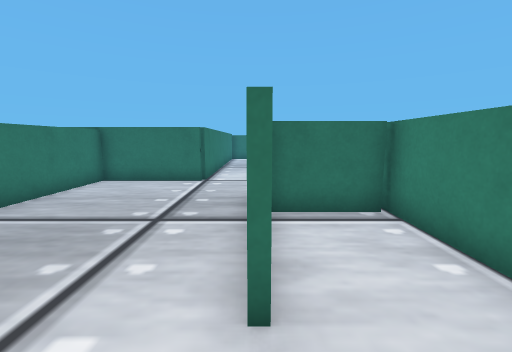
view 1 (above)

23 first-person views from a walk through a robot-simulator world made for Webots. The camera is 0.08 m above the floor, tilts 8° down and sees 90° across. The floor is counted in squares, 0.05 m on a side. Each view is taken from the middle of a square. On the plan, view 1 faces up. The plan holds only what a view shows up to about 14 squares ahead; the rest is blank. The place goes on beyond the plan. The robots in the file are not drawn. Simple shapes and patterns stand in for the simulator's stock objects.

view 2
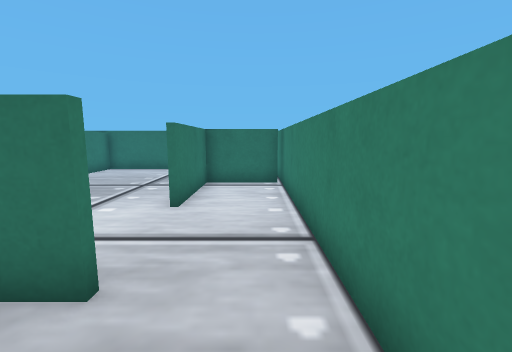

view 3
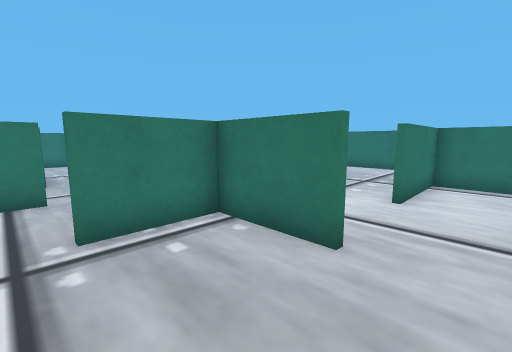

view 4
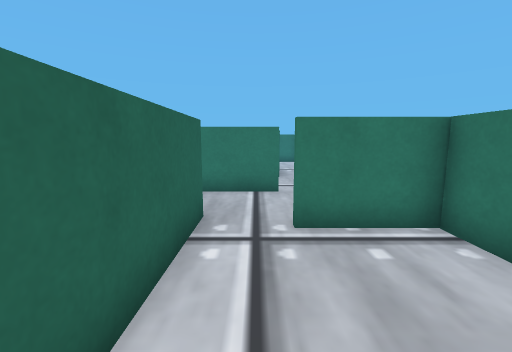

view 5
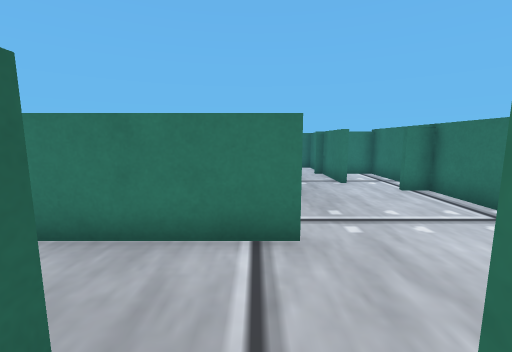

view 6
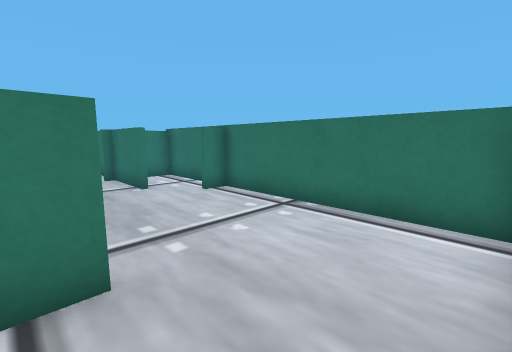

view 7
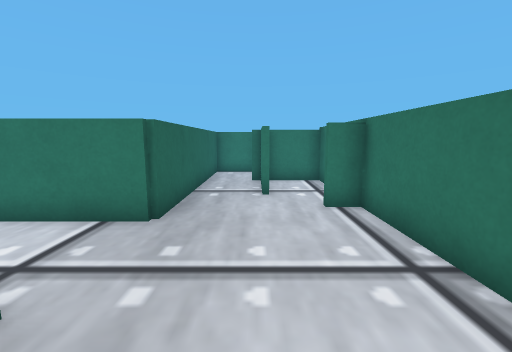

view 8
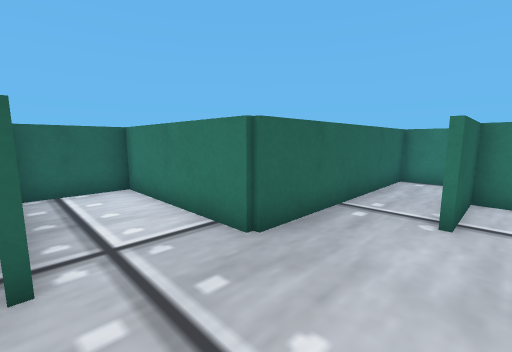

view 9
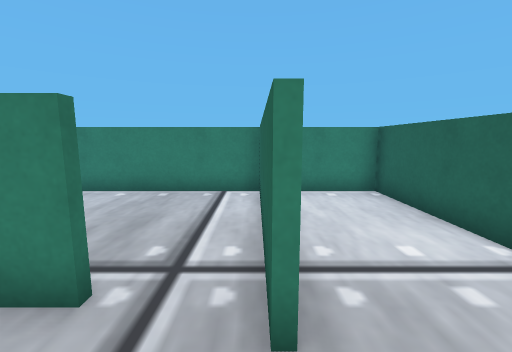

view 10
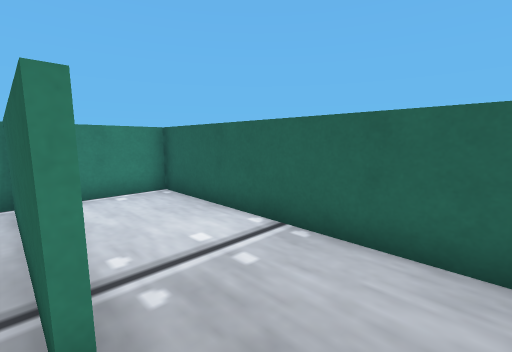

view 11
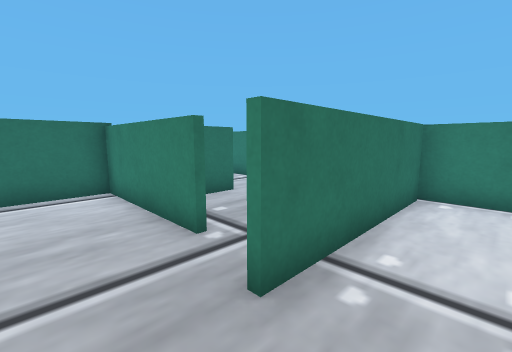

view 12
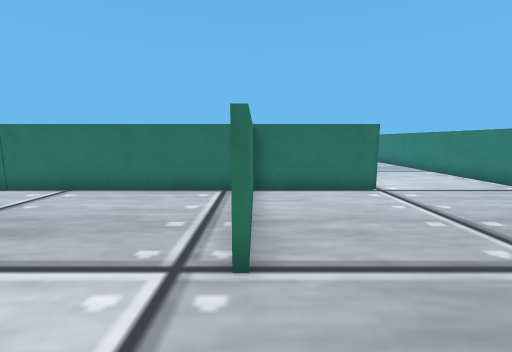

view 13
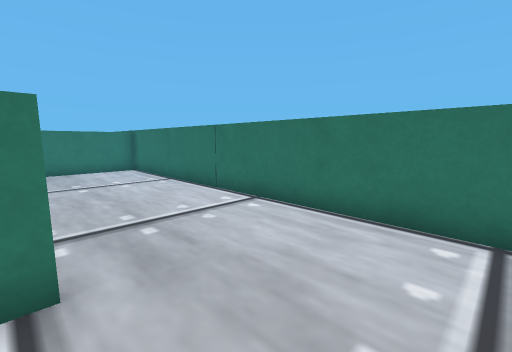

view 14
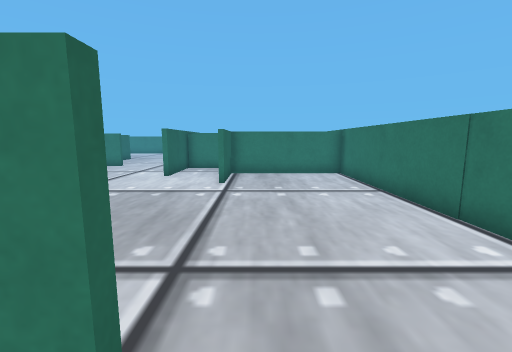

view 15
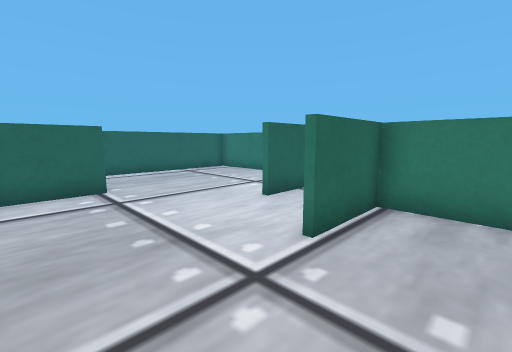

view 16
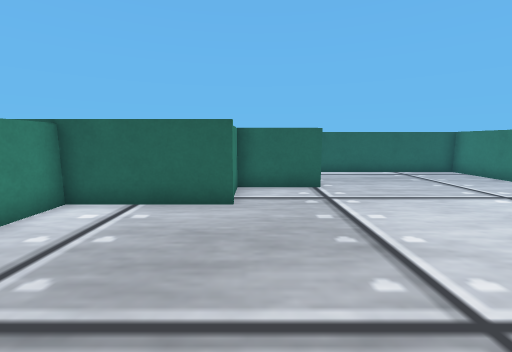

view 17
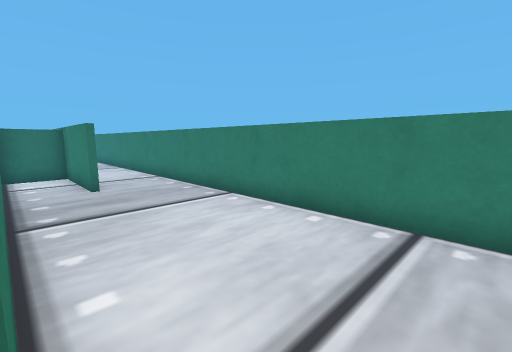

view 18
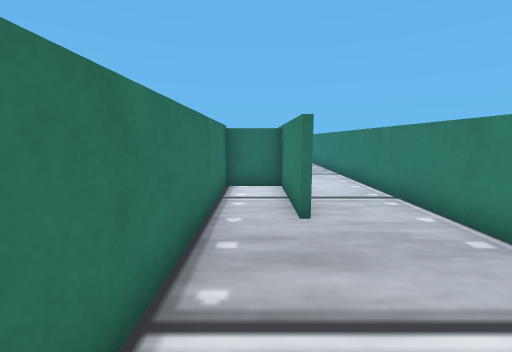

view 19
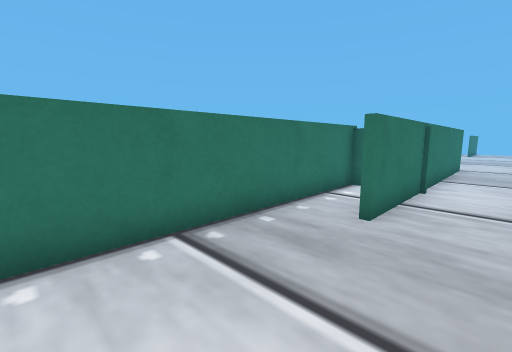

view 20
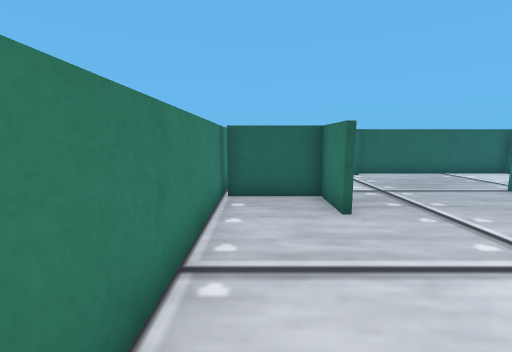

view 21
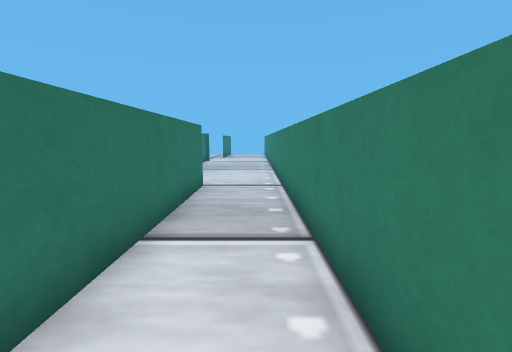

view 22
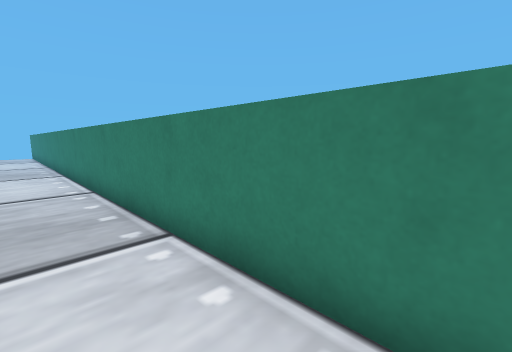

view 23
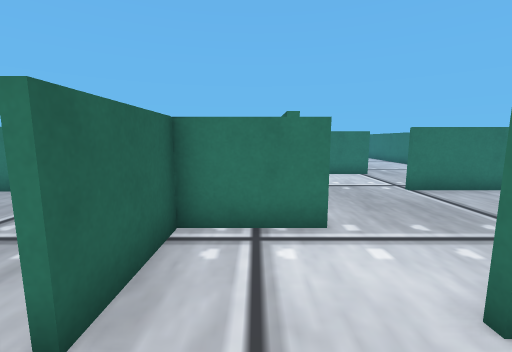

### Floor plan
Points are (right, up) in squares from view 1. A wall is a line through its corners. A room is listed if a view was taken in it or the views show most of it. See-through windows are left out.
Room 1 (views 1, 23)
walls: (-0.6, -1.4) (0.4, -1.4); (3, -2.6) (3, 6.1); (2.9, 5.6) (0.1, 5.6) (0.1, 2)
ways out: opening at (1.5, -1.5) to room 2; opening at (0, 1) to room 5
Room 2 (views 2, 3, 4, 5, 6)
walls: (0.4, -1.6) (-2.5, -1.6); (-2.5, -1.5) (-2.5, -4.4); (3, -6.1) (3, -2.6); (-3.2, -6.1) (2.8, -6.1)
ways out: opening at (1.5, -1.5) to room 1; opening at (-3, -5) to room 10
Room 3 (views 7, 8)
walls: (-5.4, 0.5) (-10.6, 0.5); (-10, 0.6) (-10, -0.4); (-2.7, -2.4) (-2.7, -1.5); (-2.7, -4.4) (-2.7, -3.4)
ways out: opening at (-6.6, -2.3) to room 6; opening at (-10, -1) to room 7
Room 4 (views 9, 10, 11)
walls: (-5.1, -9.8) (3, -9.8) (3, -6.1); (-5.9, -5.4) (-5.9, -8.5); (2.9, -6.3) (-3.2, -6.3)
ways out: opening at (-4.5, -6) to room 10
Room 5 (views 12, 13, 14, 15, 16, 17, 18, 19, 20, 21, 22)
walls: (-6.1, 10.2) (-6.1, 4.9); (-10, 5.4) (-10, 3.4); (-0.1, 18) (-0.1, 21.9) (-2.1, 21.9); (-2, 22.2) (-2, 10.1) (-21.3, 10.1) (-21.3, 4.8) (-18.5, 4.8); (0.1, 7.6) (0.1, 5.8) (2.9, 5.8); (-10.2, 0.8) (-10.2, 2.5); (-2.5, 1.4) (-2.5, -1.5); (3, 6.1) (3, 30.5); (-21.5, 2.1) (-20.4, 2.1); (-2.5, -1.4) (-0.6, -1.4); (0.1, 30) (0.1, 18); (-17.2, -1.6) (-14.4, -1.6) (-14.4, 0.8) (-2.8, 0.8); (-21.5, -5.8) (-18.2, -5.8)
ways out: opening at (0, 1) to room 1
Room 6 (no view inside)
walls: (-11.4, -1.6) (-14.4, -1.6); (-15.8, -1.6) (-16.2, -1.6); (-17, -2.1) (-17, -4) (-8.9, -4) (-8.9, -9.8) (-6.2, -9.8)
ways out: opening at (-6.6, -2.3) to room 3
Room 7 (no view inside)
walls: (-10.6, 0.5) (-14.5, 0.5); (-14.2, 0.6) (-14.2, -1.6) (-11.4, -1.6)
ways out: opening at (-10, -1) to room 3
Room 8 (no view inside)
walls: (-2.7, -1.5) (-2.7, 0.5) (-5.4, 0.5)
Room 9 (no view inside)
walls: (-2.7, -3.4) (-2.7, -2.4)
Room 10 (no view inside)
walls: (-5.9, -4.2) (-5.9, -5.4)
ways out: opening at (-3, -5) to room 2; opening at (-4.5, -6) to room 4

Positions as (right, up) in squares from view 1, and headings:
1: (0, 0), facing up
2: (2, -4), facing up
3: (2, -5), facing up-left
4: (2, -5), facing left
5: (-2, -5), facing left
6: (-3, -5), facing up-left
7: (-4, -2), facing left
8: (-6, -1), facing down-left
9: (-5, -6), facing right
10: (-5, -6), facing down-right
11: (-5, -8), facing up-right
12: (-6, 2), facing up
13: (-7, 5), facing up-left
14: (-9, 6), facing left
15: (-15, 7), facing down-left
16: (-15, 7), facing down
17: (-2, 9), facing up-right
18: (-1, 13), facing up
19: (2, 13), facing up-left
20: (2, 13), facing down
21: (2, 21), facing up
22: (1, 21), facing up-right
23: (2, 0), facing left
